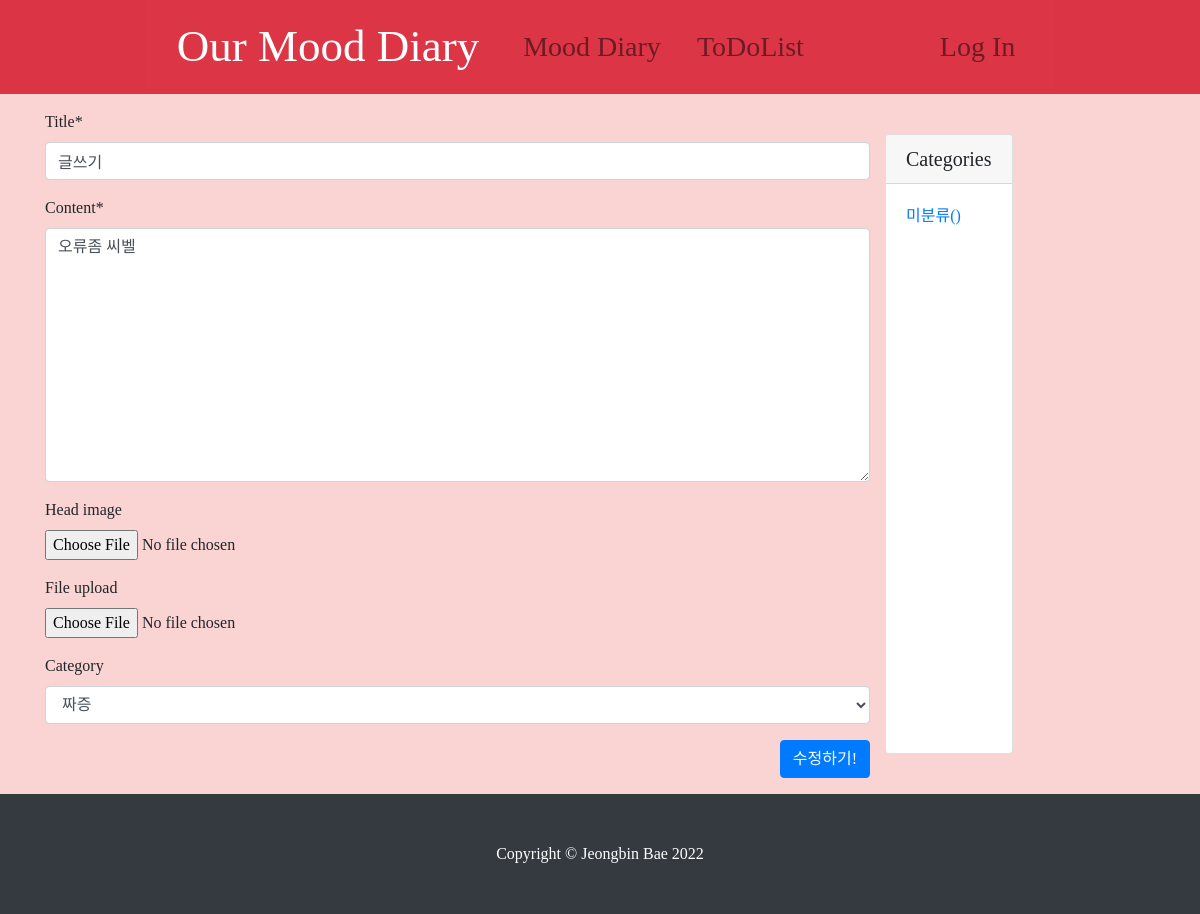
The page /diary/update_post/5/ (signed in) on the database its author committed.
### diary/models.py (models this page shows, shortened)
class Post(models.Model):
    title = models.CharField(max_length=30)
    tags = models.ManyToManyField(Tag, blank=True)
    content = MarkdownxField()
    category = models.ForeignKey(Category, null=True, blank=True, on_delete=models.SET_NULL )
    created_at = models.DateTimeField(auto_now_add=True) #새로 작성했을 때 생성
    updated_at = models.DateTimeField(auto_now=True) # 수정했을 때 생성
    head_image = models.ImageField(upload_to='diary/images/%Y/%m/%d/', blank=True)
    file_upload = models.FileField(upload_to='diary/files/%Y/%m/%d', blank=True)
    author = models.ForeignKey(User, null=True, on_delete=models.SET_NULL)

### diary/views.py (the view)
# urls.py: path('update_post/<int:pk>/', views.PostUpdate.as_view()),
class PostUpdate(LoginRequiredMixin, UpdateView):
    model = Post
    fields = ['title', 'content', 'head_image', 'file_upload', 'category']
    template_name = "diary/post_form_update.html"
    def dispatch(self, request, *args, **kwargs):
        current_user = request.user
        if request.user.is_authenticated and request.user == self.get_object().author:
            return super(PostUpdate, self).dispatch(request,*args,**kwargs)
        else:
            raise PermissionDenied

### diary/models.py (called while the page is built)
    def __str__(self):
        return self.name

### diary/templates/diary/post_form_update.html (shortened to what this page needs)
{% extends 'diary/base.html' %}
{% load crispy_forms_tags %}
{% block main_area %}
    <form method="post" enctype="multipart/form-data">{% csrf_token %}
        <table>
            {{ form | crispy }}
        </table>
        <button type = "submit" class = "btn btn-primary float-right">수정하기!</button>
    </form>
{% endblock %}

### diary/static/diary/css/diary-post.css (style rules this page uses)
* { font-family: 'EarlyFontDiary'; }
body { background-color: #FAD3D3FF; font-family: 'EarlyFontDiary'; }

### rows shown on the page
Post: title "글쓰기", content "오류좀 씨벨", category "짜증"
